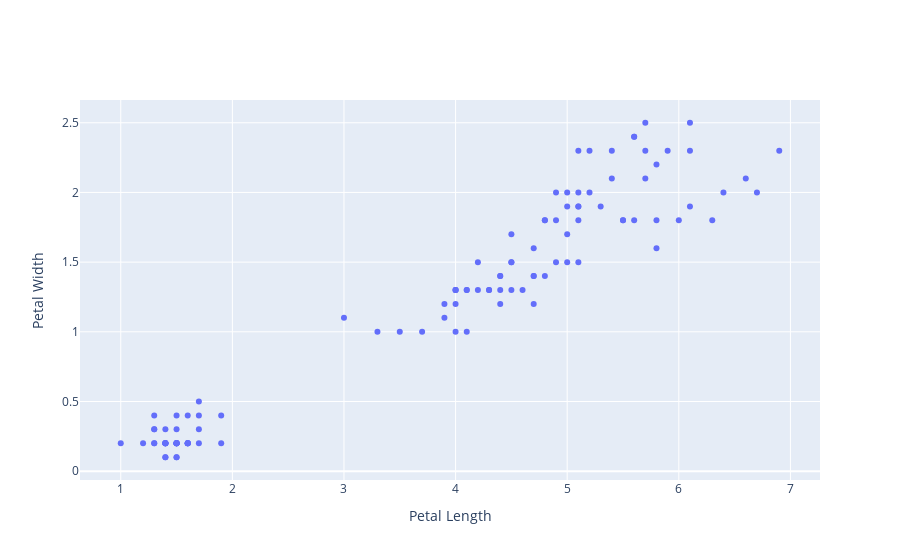

Notebook source saved alongside this figure:
### Code cell
x, y = iris.data, iris.target
x_train, x_test, y_train, y_test = train_test_split(x, y, test_size = 0.25, random_state=31)

plotx = []
ploty = []
for i in x_train:
    plotx.append(i[2])
    ploty.append(i[3])    
    
fig = make_subplots(rows = 1, cols = 1)
fig.add_trace(
    go.Scatter(x = plotx, y = ploty, mode  = "markers")
)
fig.update_xaxes(title = "Petal Length")
fig.update_yaxes(title = "Petal Width")
fig.show()

### Figure 1 — Plotly figure (JSON) as saved in the notebook; plotly's stock layout.template omitted (floating-point values rounded to 4 significant figures)
{"data": [{"mode": "markers", "type": "scatter", "x": [5.4, 4.3, 1.5, 5, 6.4, 1.4, 4.7, 4, 1.5, 1.4, 4.5, 6, 6.1, 1.5, 1.7, 4.1, 5.9, 1.3, 4.7, 1.5, 4, 6.6, 1.5, 1.4, 5.5, 1.5, 5.8, 1.5, 4.5, 1.9, 4.9, 1.7, 4.2, 5.1, 1, 3.5, 4.4, 1.6, 1.7, 4.4, 4, 5, 5.4, 4.9, 4.7, 4.7, 1.3, 5.2, 3.9, 1.4, 1.5, 5.7, 1.7, 1.6, 1.3, 4.2, 4.5, 5.1, 6.9, 1.6, 5.7, 1.5, 1.2, 6.1, 4.4, 1.6, 5, 5.1, 5.8, 1.5, 4, 5.6, 1.9, 4.8, 1.4, 4.8, 5.1, 3.3, 1.3, 5.8, 4.3, 1.4, 1.4, 5.2, 5.5, 4.1, 6.1, 5.6, 4.9, 1.5, 4.5, 5.7, 5.3, 5.6, 5.1, 4.1, 5.1, 5, 6.3, 3.7, 1.6, 3.9, 1.4, 1.6, 6.7, 4, 1.4, 4.6, 3, 4.8, 1.3, 4.4], "y": [2.1, 1.3, 0.3, 1.9, 2, 0.2, 1.2, 1, 0.2, 0.2, 1.3, 1.8, 2.3, 0.2, 0.5, 1, 2.3, 0.2, 1.4, 0.2, 1.3, 2.1, 0.2, 0.1, 1.8, 0.4, 2.2, 0.2, 1.5, 0.4, 1.8, 0.2, 1.5, 1.9, 0.2, 1, 1.2, 0.2, 0.3, 1.4, 1.3, 1.5, 2.3, 2, 1.4, 1.6, 0.2, 2, 1.1, 0.2, 0.1, 2.1, 0.4, 0.2, 0.3, 1.3, 1.5, 2, 2.3, 0.4, 2.5, 0.2, 0.2, 2.5, 1.4, 0.2, 1.7, 1.8, 1.8, 0.1, 1.3, 2.4, 0.2, 1.8, 0.1, 1.4, 2.3, 1, 0.3, 1.6, 1.3, 0.2, 0.2, 2.3, 1.8, 1.3, 1.9, 2.4, 1.5, 0.2, 1.7, 2.3, 1.9, 1.8, 1.5, 1.3, 1.9, 2, 1.8, 1, 0.2, 1.2, 0.3, 0.2, 2, 1.2, 0.2, 1.3, 1.1, 1.8, 0.4, 1.3]}], "layout": {"xaxis": {"anchor": "y", "domain": [0, 1], "title": {"text": "Petal Length"}}, "yaxis": {"anchor": "x", "domain": [0, 1], "title": {"text": "Petal Width"}}}}
